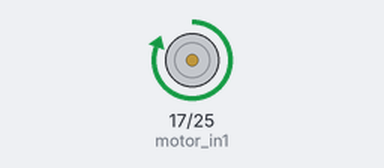
Recording of a program running on a simulated Raspberry Pi (BCM pin numbers). Parts: motor-driver pin pairs drawn as motors (green arrow = first pin HIGH = forward, orange = second pin HIGH = backward, longer = more drive).

Above: at 1.0 s.
At 3.0 s:
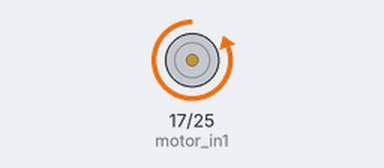
At 5.0 s:
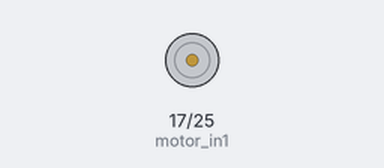
Timing chart, 0 to 7.8 s (numbered marks = the images above):
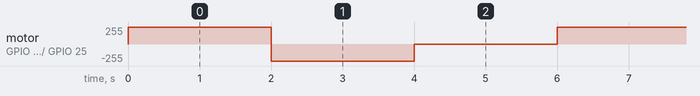

The program:

dc.py
```python
# !/usr/bin/env python3

#!/usr/bin/env python3

# Main.py file generated by New Project wizard

# Created:   Tue Sep 10 2024
# Processor: RPI3
# Compiler:  Python 3 (Proteus)

# Modules

import RPi.GPIO as GPIO
import time

GPIO.setmode(GPIO.BCM)
GPIO.setwarnings(False)

motor_in1 = 17
motor_in2 = 25

GPIO.setup(motor_in1, GPIO.OUT)
GPIO.setup(motor_in2, GPIO.OUT)

def motor_forward():
    GPIO.output(motor_in1, GPIO.HIGH)
    GPIO.output(motor_in2, GPIO.LOW)

def motor_backward():
    GPIO.output(motor_in1, GPIO.LOW)
    GPIO.output(motor_in2, GPIO.HIGH)

def motor_stop():
    GPIO.output(motor_in1, GPIO.LOW)
    GPIO.output(motor_in2, GPIO.LOW)

try:
    while True:
        motor_forward()
        time.sleep(2)

        motor_backward()
        time.sleep(2)

        motor_stop()
        time.sleep(2)

except KeyboardInterrupt:
    motor_stop()
    GPIO.cleanup()
```

Measured:
- by itself, motor on GPIO 17 (motor_in1) / GPIO 25 (motor_in2): repeats every 6.0 s: backward 255/255 2.0 s, stopped 2.0 s, forward 255/255 2.0 s
